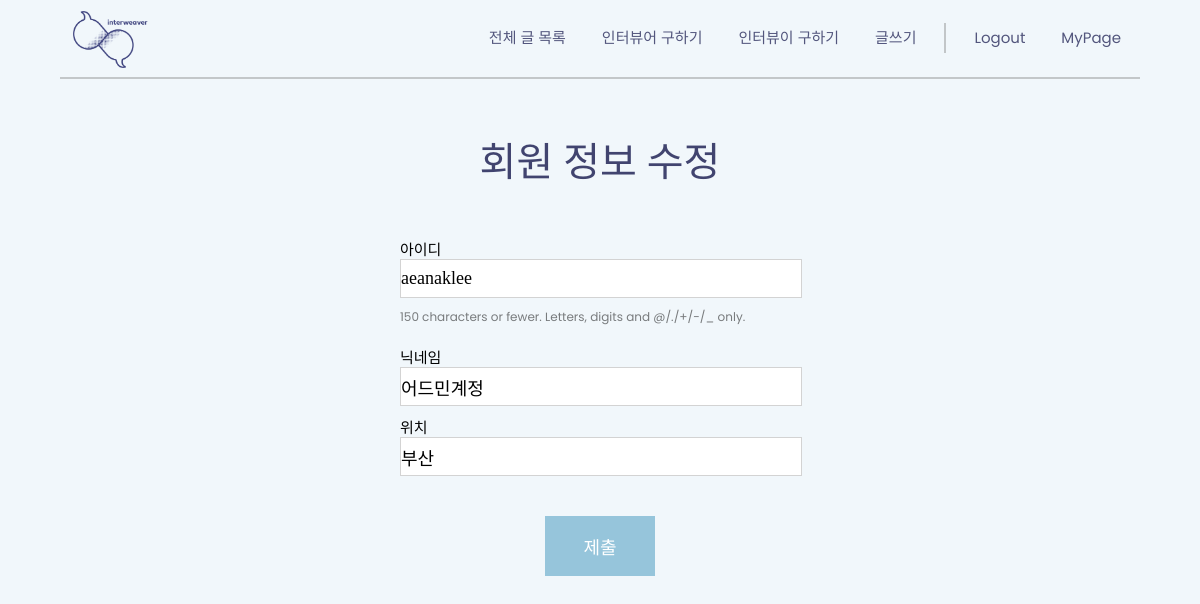
/account/edit_user (signed in), run on the app's committed database.
### account/models.py (models this page shows)
class CustomUser(AbstractUser):
    nickname = models.CharField(max_length=100)
    location = models.CharField(max_length=200)

### account/views.py (the view)
# urls.py: path('account/edit_user', account.edit_user, name="edit_user"),
def edit_user(request):
    if request.method == 'POST':
        form = CustomUserChangeForm(request.POST, instance=request.user)
        if form.is_valid():
            form.save()
            return redirect('home')
    else:
        form = CustomUserChangeForm(instance=request.user)
        return render(request, 'edit_user.html', {'form': form})

### account/forms.py
class CustomUserChangeForm(UserChangeForm):
    class Meta:
        model = get_user_model()
        fields = ['username', 'nickname', 'location']

### account/templates/edit_user.html (shortened to what this page needs)
<!DOCTYPE html>
<html lang="en">
<head>
    <link rel="stylesheet" type="text/css" href="/static/css/base_gnb.css" />
    <link rel="stylesheet" type="text/css" href="/static/css/edit_user.css" />
</head>
<body>
    {% extends 'base_gnb.html' %}
    {% block content %}
    <div class = "wrap02">
        <div class = "edit_form">
            <h1>회원 정보 수정</h1>
            <form action="{% url 'edit_user' %}" method="POST">
                <div>
                    <label for="id_username">아이디</label>
                    <input type="text" name="username" value="{{ user.username }}" maxlength="150" required="" id="id_username">
                    <div class="helptext01">150 characters or fewer. Letters, digits and @/./+/-/_ only.</div>
                </div>
                <div>
                    <label for="id_nickname">닉네임</label>
                    <input type="text" name="nickname" value="{{ user.nickname }}" maxlength="100" required="" id="id_nickname">
                </div>
                <div>
                    <label for="id_location">위치</label>
                    <input type="text" name="location" value="{{ user.location }}" maxlength="200" required="" id="id_location">
                </div>
                <button type="submit">제출</button>
            </form>
        </div>
    </div>
    {% endblock %}

### blog/static/css/edit_user.css (style rules this page uses)
* { margin: 0; padding: 0; }
html { scroll-behavior: smooth; }
body { min-width: 1000px; background-color: #f1f7fb; margin: 0; }
.wrap02 { padding-top: 130px; width: 100%; display: flex; justify-content: center; }
.edit_form { width: 400px; }
.edit_form > h1 { text-align: center; font-family: "Pretendard-Regular"; font-weight: 500; font-size: 40px; margin-bottom: 50px; color: #41446f; }
label { font-family: "Pretendard-Regular"; font-size: 15px; }
input { width: 100%; height: 37px; margin-bottom: 10px; outline: none; border: 1px solid lightgrey; font-family: "Pretendard-Regular"; font-size: 18px; }
button { margin-top: 30px; border: none; width: 110px; height: 60px; font-family: "Pretendard-Regular"; font-size: 18px; color: white; background-color: #96c5db; transition: 0.2s; position: absolute; left: 50%; transform: translateX(-50%); }
.helptext01 { margin-bottom: 20px; font-family: "Poppins", "Pretendard-Regular"; font-size: 12px; font-weight: 400; color: rgba(0, 0, 0, 0.5); }

### data on the page
CustomUser: username "aeanaklee", nickname "어드민계정", location "부산"
